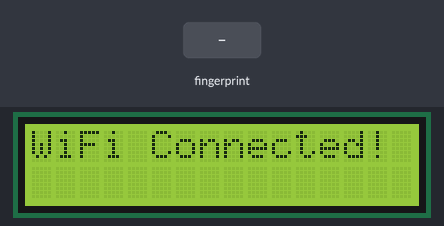
This sketch was run on a simulated ESP32. Parts: 16×2 character LCD. Inputs (shaded band) come from the test bench. WiFi joins after 1.5 s; servers stay silent unless stated; uploads are accepted with an empty reply; what the sketch prints to the serial monitor is not drawn.

Above: at 1.8 s.
At 4.9 s:
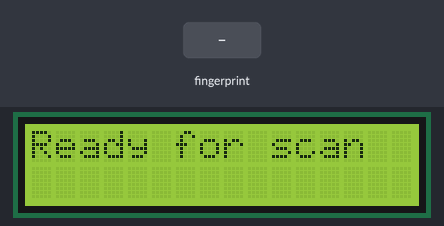
5.0 s: finger stored as number 1 placed on the sensor
At 6.3 s:
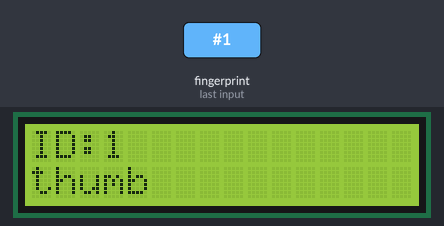
At 7.3 s:
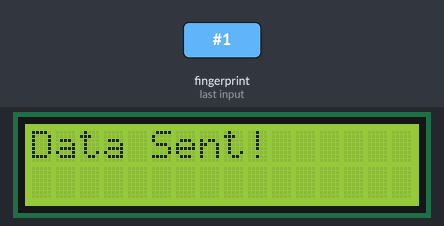
Timing chart, 0 to 8.8 s (numbered marks = the images above; inputs shaded):
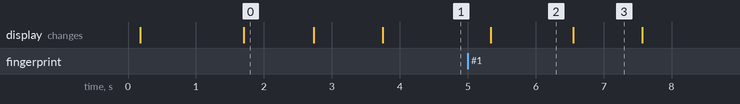

Measured:
- after the input at 5.0 s, the display: changes after 0.34 s (image 2)
- what the display in image 0 shows lasts 1.0 s, from 1.7 s to 2.7 s
- what the display in image 2 shows lasts 1.2 s, from 5.3 s to 6.5 s

The sketch:

verify_fingerprint_https.ino
```cpp
// Include necessary libraries
#include <WiFi.h>
#include <WiFiClientSecure.h>
#include <HTTPClient.h>
#include <Adafruit_Fingerprint.h>
#include <LiquidCrystal_I2C.h>

// Wi-Fi credentials (replace with your actual SSID and password)
const char* ssid = "TP-Link_C090";
const char* password = "30888630";

// Server URL (replace with your actual server URL)
const char* serverURL = "https://192.168.201.236/attendanc.php";

// Initialize serial ports for ESP32
HardwareSerial mySerial(2); // UART2 (GPIO16 - RX2, GPIO17 - TX2)

// Initialize the fingerprint sensor
Adafruit_Fingerprint finger = Adafruit_Fingerprint(&mySerial);

// Initialize I2C LCD (adjust the address and dimensions as needed)
LiquidCrystal_I2C lcd(0x27, 16, 2); // For a 16x2 LCD at address 0x27

// User database
struct User {
  uint8_t fingerID;
  String name;
};

User users[] = {
  {1, "thumb"},
  {2, "first"},
  {3, "second"},
  {4, "chiragbhai"},
  {5, "jay"},
  // Add more users as needed
};

const int userCount = sizeof(users) / sizeof(users[0]);

void setup() {
  Serial.begin(115200);
  delay(100);

  // Initialize serial communication with the fingerprint sensor
  mySerial.begin(57600, SERIAL_8N1, 16, 17); // RX2, TX2 pins

  // Initialize the LCD
  lcd.init();
  lcd.backlight();
  lcd.clear();

  // Display Wi-Fi connecting status
  lcd.setCursor(0, 0);
  lcd.print("Connecting WiFi");

  // Initialize Wi-Fi
  Serial.print("Connecting to Wi-Fi");
  WiFi.begin(ssid, password);
  while (WiFi.status() != WL_CONNECTED) {
    delay(500);
    Serial.print(".");
    // You could also add a small animation or flicker on LCD if desired
  }
  Serial.println("\nConnected to Wi-Fi");

  // Update LCD once connected
  lcd.clear();
  lcd.setCursor(0, 0);
  lcd.print("WiFi Connected!");
  delay(1000);

  // Initialize the fingerprint sensor
  lcd.clear();
  lcd.setCursor(0,0);
  lcd.print("Checking Sensor");

  if (finger.verifyPassword()) {
    Serial.println("Fingerprint sensor detected.");
    lcd.clear();
    lcd.setCursor(0,0);
    lcd.print("Sensor Found!");
  } else {
    Serial.println("Fingerprint sensor not found.");
    lcd.clear();
    lcd.setCursor(0,0);
    lcd.print("Sensor Not Found");
    while (1) delay(1); // Halt here if no sensor is found
  }

  delay(1000);

  finger.getTemplateCount();
  Serial.print("Sensor contains ");
  Serial.print(finger.templateCount);
  Serial.println(" templates.");
  Serial.println("Waiting for valid finger...");

  // Ready state
  lcd.clear();
  lcd.setCursor(0, 0);
  lcd.print("Ready for scan");
}

void loop() {
  getFingerprintID();
  delay(50);
}

uint8_t getFingerprintID() {
  uint8_t p = finger.getImage();

  if (p == FINGERPRINT_NOFINGER) {
    // No finger - just keep showing "Ready for scan"
    return p;
  }

  if (p != FINGERPRINT_OK) {
    Serial.println("Image capture failed.");
    return p;
  }

  p = finger.image2Tz();
  if (p != FINGERPRINT_OK) {
    Serial.println("Image conversion failed.");
    return p;
  }

  p = finger.fingerFastSearch();
  if (p != FINGERPRINT_OK) {
    Serial.println("Fingerprint not found.");

    // Display on LCD
    lcd.clear();
    lcd.setCursor(0, 0);
    lcd.print("Not found");
    delay(1000);
    lcd.clear();
    lcd.print("Ready for scan");
    return p;
  }

  // Match found
  Serial.print("Fingerprint matched with ID: ");
  Serial.println(finger.fingerID);

  // Compare with user database
  for (int i = 0; i < userCount; i++) {
    if (users[i].fingerID == finger.fingerID) {
      Serial.print("User found: ");
      Serial.println(users[i].name);

      // Display ID and name on LCD
      lcd.clear();
      lcd.setCursor(0, 0);
      lcd.print("ID:");
      lcd.print(users[i].fingerID);
      lcd.setCursor(0, 1);
      lcd.print(users[i].name);

      // Add a 2-second delay here
      delay(1000);


      // Send data to the server
      sendDataToServer(users[i].fingerID, users[i].name);
      break;
    }
  }
  return p;
}

void sendDataToServer(uint8_t fingerID, String name) {
  if (WiFi.status() == WL_CONNECTED) {
    WiFiClientSecure client;
    client.setInsecure(); // WARNING: For production, use a proper certificate

    HTTPClient https;
    https.begin(client, serverURL);
    https.addHeader("Content-Type", "application/x-www-form-urlencoded");

    // Prepare HTTP POST data
    String httpRequestData = "fingerID=" + String(fingerID)
                             + "&name=" + name;

    int httpResponseCode = https.POST(httpRequestData);

    if (httpResponseCode > 0) {
      String response = https.getString();
      Serial.print("HTTPS Response code: ");
      Serial.println(httpResponseCode);
      Serial.println("Server response: " + response);

      // Display success on LCD
      lcd.clear();
      lcd.setCursor(0, 0);
      lcd.print("Data Sent!");
      delay(1000);
      lcd.clear();
      lcd.print("Ready for scan");
    } else {
      Serial.print("Error code: ");
      Serial.println(httpResponseCode);

      // Display error on LCD
      lcd.clear();
      lcd.setCursor(0, 0);
      lcd.print("Send Error");
      delay(1000);
      lcd.clear();
      lcd.print("Ready for scan");
    }
    https.end();
  } else {
    Serial.println("Wi-Fi disconnected.");

    // Display on LCD
    lcd.clear();
    lcd.setCursor(0, 0);
    lcd.print("WiFi Lost");
    delay(1000);
    lcd.clear();
    lcd.print("Ready for scan");
  }
}
```
